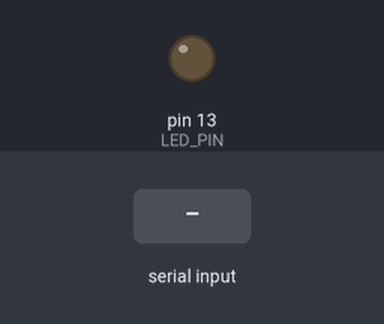
Recording of a sketch running on a simulated Arduino Uno, built with avr-gcc and run on an emulated ATmega328P. Parts: output pins drawn as LEDs (lit = HIGH). The inputs (shaded band) are chosen by the test bench.

Above: at 1.2 s.
1.3 s: "1" received over Serial
At 1.52 s:
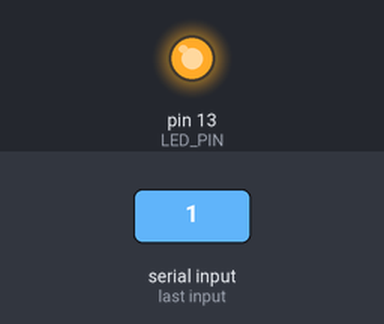
Timing chart, 0 to 4.3 s (numbered marks = the images above; inputs shaded):
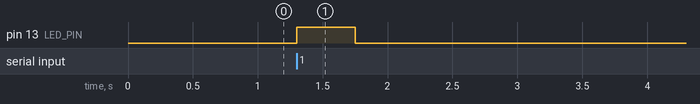

Measured:
- after the input at 1.3 s, pin 13 (LED_PIN): LOW → HIGH at once, → LOW 0.45 s later

The sketch:

TX01.ino
```cpp
#include "RCSwitch.h"
// Instantiate an RC-Switch object
RCSwitch mySwitch = RCSwitch();
// Use ATtiny85 physical pin 5 to transmit (Arduino Pin 0)
#define TX_PIN      3
// LED will be connected to physical pin 3 (Arduino Pin 4)
#define LED_PIN     13

int c;
void setup() {
  // put your setup code here, to run once:


    Serial.begin (9600);
    pinMode(LED_PIN, OUTPUT);
    // Make sure led pin is low
    digitalWrite(LED_PIN, LOW);


    // Enable transmission on defined pin
    mySwitch.enableTransmit(TX_PIN);
    // Set the desired pulse length in microseconds (Similar to baud rate)
    mySwitch.setPulseLength(500);
    // Set the amount of times to re-transmit each data packet
    mySwitch.setRepeatTransmit(4);


}

void loop() {
  // put your main code here, to run repeatedly:


  //c = Serial.read();
  //Serial.println ( Serial.available());
  //delay (300);

  if (Serial.available() > 0 ) {

    c = Serial.read();
    if ( c == '1') {

       digitalWrite(LED_PIN, HIGH);

    // This is the data packet that will be transmitted
    unsigned long code = 1373281;

    // Only the first 'length' bits of 'code' will be transmitted
    unsigned int length = 24;
    // Send the data packet
    mySwitch.send(code, length);

    // Turn off led when transmission is complete
    digitalWrite(LED_PIN, LOW);
    delay(300);

    }


    if ( c == '2') {

       digitalWrite(LED_PIN, HIGH);

    // This is the data packet that will be transmitted
    unsigned long code = 1373282;

    // Only the first 'length' bits of 'code' will be transmitted
    unsigned int length = 24;
    // Send the data packet
    mySwitch.send(code, length);

    // Turn off led when transmission is complete
    digitalWrite(LED_PIN, LOW);
    delay(300);

    }

  }

}
```
